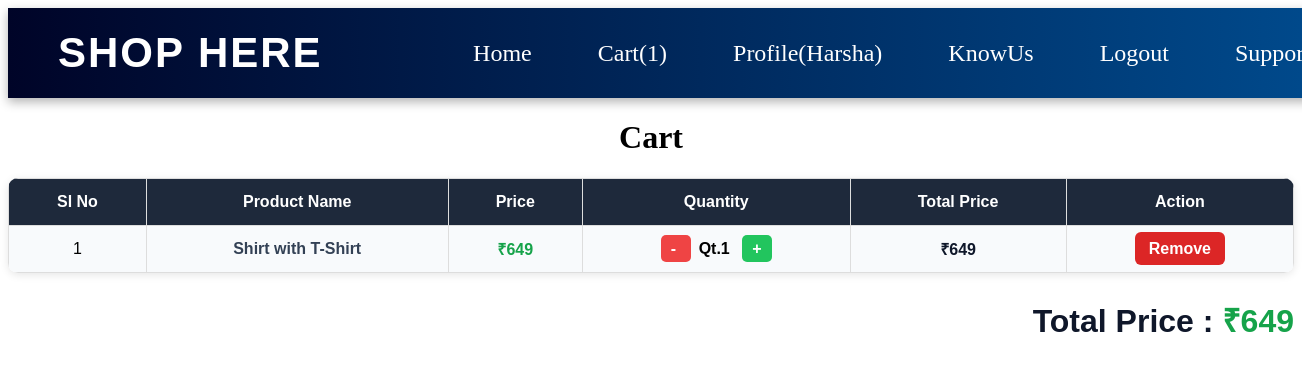
The app's page /cart/ (signed in) with its own data.
### base/models.py (models this page shows)
class cartmodel(models.Model):
    pname = models.CharField(max_length=20)
    price = models.IntegerField()
    pcategory =models.CharField(max_length=30)
    pqauntity = models.IntegerField(default=1)
    total_price = models.IntegerField()
    host = models.ForeignKey(User,on_delete=models.CASCADE)

### base/views.py (the view)
# urls.py: path('cart/',cart,name='cart'),
@login_required(login_url='login_')
def cart (request):
    cart_products = cartmodel.objects.filter(host=request.user).count()
    cart_product = cartmodel.objects.filter(host=request.user)
    TA = 0
    for i in cart_product :
        TA+=i.total_price
    return render(request,'cart.html',{'cart_product':cart_product,'TA':TA,'cart_products':cart_products})

### base/templates/cart.html
{% extends 'main.html' %}
{% block abc %}
<center>
    <h1>Cart</h1>
    <table style="width:100%; border-collapse:collapse; font-family:Arial, sans-serif; margin-top:20px; box-shadow:0 2px 8px rgba(0,0,0,0.1); border-radius:10px; overflow:hidden;">
    <tr style="background-color:#1e293b; color:white; text-align:center;">
        <th style="padding:14px; border:1px solid #ddd;">Sl No</th>
        <th style="padding:14px; border:1px solid #ddd;">Product Name</th>
        <th style="padding:14px; border:1px solid #ddd;">Price</th>
        <th style="padding:14px; border:1px solid #ddd;">Quantity</th>
        <th style="padding:14px; border:1px solid #ddd;">Total Price</th>
        <th style="padding:14px; border:1px solid #ddd;">Action</th>
    </tr>
    {% for i in cart_product %}
    <tr style="text-align:center; background-color:#f8fafc;">
        <td style="padding:12px; border:1px solid #ddd;">
            {{forloop.counter}}
        </td>
        <td style="padding:12px; border:1px solid #ddd; font-weight:bold; color:#334155;">
            {{i.pname}}
        </td>
        <td style="padding:12px; border:1px solid #ddd; color:#16a34a; font-weight:bold;">
            ₹{{i.price}}
        </td>
        <td style="padding:12px; border:1px solid #ddd;">
            <a href="{% url 'decrease' i.id %}"
               style="text-decoration:none; background:#ef4444; color:white; padding:5px 10px; border-radius:5px; font-weight:bold; margin-right:8px;">
               -
            </a>
            <span style="font-weight:bold; font-size:16px;">
                Qt.{{i.pqauntity}}
            </span>
            <a href="{% url 'increase' i.id %}"
               style="text-decoration:none; background:#22c55e; color:white; padding:5px 10px; border-radius:5px; font-weight:bold; margin-left:8px;">
               +
            </a>
        </td>
        <td style="padding:12px; border:1px solid #ddd; font-weight:bold; color:#0f172a;">
            ₹{{i.total_price}}
        </td>
        <td style="padding:12px; border:1px solid #ddd;">
            <a href="{% url 'delete_' i.id %}"
               style="text-decoration:none; background:#dc2626; color:white; padding:8px 14px; border-radius:6px; font-weight:bold;">
               Remove
            </a>
        </td>
    </tr>
    {% endfor %}
</table>
<h1 style="margin-top:25px; text-align:right; color:#0f172a; font-family:Arial, sans-serif;">
    Total Price :
    <span style="color:#16a34a;">₹{{TA}}</span>
</h1>
</center>
{% endblock %}

### templates/nav.html (shortened to what this page needs)
{% load static %}
<!DOCTYPE html>
<html lang="en">
<head>
    <link rel="stylesheet" href="{% static 'style.css' %}">
</head>
<body>
  <nav class="navbar">
    <div class="logo">SHOP HERE</div>
    <ul class="nav-links">
        {% if user.is_authenticated %}
        <li><a href="{% url 'home' %}">Home</a></li>
        <li><a href="{% url 'cart' %}">Cart({{cart_products}})</a></li>
        <li><a href="{% url 'profile_' %}">Profile({{request.user.username}})</a></li>
        <li><a href="#">KnowUs</a></li>
        <li><a href="{% url 'logout_' %}">Logout</a></li>
        <li><a href="">Support</a></li>
        {% else %}
        <li><a href="#">KnowUs</a></li>
        <li><a href="">Support</a></li>
        <li><a href="{% url 'home' %}">Home</a></li>
        <li><a href="{% url 'login_' %}">Login</a></li>
        <li><a href="{% url 'register' %}">Register</a></li>
        {% endif %}
    </ul>
</nav>
</body>
</html>

### static/style.css (style rules this page uses)
nav { position:sticky; width: 100%; height: 90px; background: linear-gradient(90deg, #000428, #004e92); display: flex; justify-content: space-between; align-items: center; padding: 0 50px; box-shadow: 0 4px 10px rgba(0,0,0,0.3); }
nav .logo { color: white; font-size: 42px; font-weight: bold; letter-spacing: 2px; font-family: Arial, sans-serif; }
nav ul { list-style: none; display: flex; align-items: center; }
nav ul li { margin: 0 18px; }
nav ul li a { text-decoration: none; color: white; font-size: 24px; font-weight: 500; padding: 10px 15px; border-radius: 8px; transition: 0.3s; }

### records on screen
cartmodel: pname "Shirt with T-Shirt", price "649", pqauntity "1", total_price "649"

### other values on screen
{{ cart_products }} "1"
{{ request.user.username }} "Harsha"
{{ TA }} "649"
